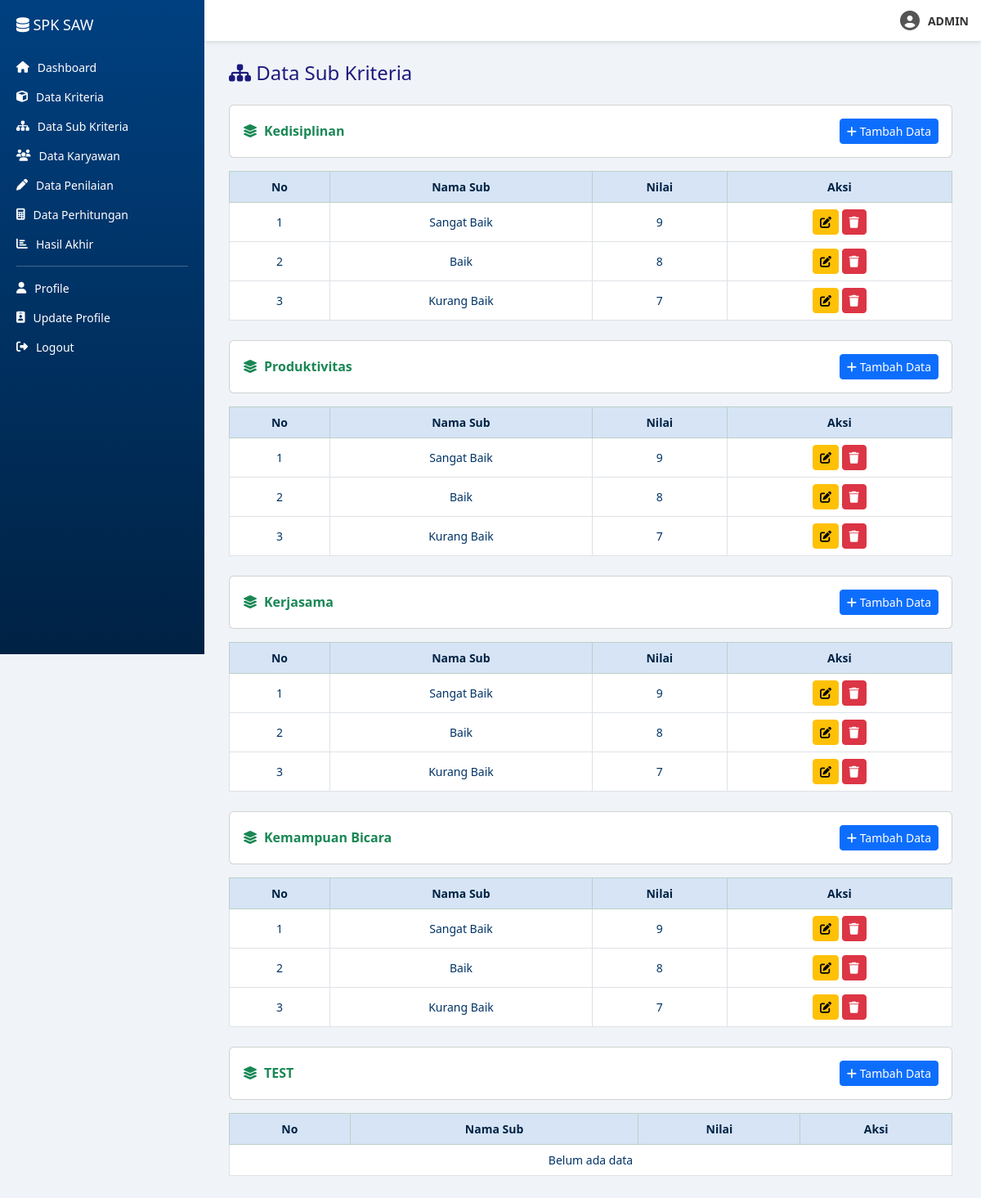
The app's page /data_subkriteria.php (signed in) with its own data.
### tables this page shows
CREATE TABLE `data_kriteria` (
  `id_kriteria` int(11) NOT NULL,
  `kode_kriteria` varchar(10) NOT NULL,
  `nama_kriteria` varchar(100) NOT NULL,
  `bobot` decimal(5,2) NOT NULL,
  `jenis` enum('benefit','cost') NOT NULL
);

CREATE TABLE `sub_kriteria` (
  `id_sub` int(11) NOT NULL,
  `nama_kriteria` varchar(100) NOT NULL,
  `nama_sub` varchar(100) NOT NULL,
  `nilai` float NOT NULL
);

### data_subkriteria.php (the view, shortened to what this page needs)
<?php
$conn = new mysqli("localhost", "root", "", "spk_saw");
$kriteria = $conn->query("SELECT * FROM data_kriteria");
$sub_kriteria = $conn->query("SELECT * FROM sub_kriteria ORDER BY nilai DESC");
$sub_map = [];
while ($row = $sub_kriteria->fetch_assoc()) {
    $sub_map[$row['nama_kriteria']][] = $row;
}
?>
<!DOCTYPE html>
<html lang="id">
<head>
  <link rel="stylesheet" href="https://cdn.jsdelivr.net/npm/bootstrap@5.3.0/dist/css/bootstrap.min.css">
  <link rel="stylesheet" href="https://cdnjs.cloudflare.com/ajax/libs/font-awesome/6.5.0/css/all.min.css">
</head>
<body>
<div style="position: fixed; top: 0; left: 250px; right: 0; height: 50px; background: white; display: flex; align-items: center; justify-content: flex-end; padding: 0 15px; box-shadow: 0 2px 5px rgba(0, 0, 0, 0.1); z-index: 1000;">
  <i class="fas fa-user-circle" style="font-size: 24px; color: #555; margin-right: 10px;"></i>
  <span style="font-weight: bold; color: #333; font-size: 14px;">ADMIN</span>
</div>
<div class="sidebar">
  <h2><i class="fas fa-database"></i> SPK SAW</h2>
  <ul>
    <li><a href="halaman_utama.php"><i class="fas fa-home"></i> Dashboard</a></li>
    <li><a href="data_kriteria.php"><i class="fas fa-cube"></i> Data Kriteria</a></li>
    <li><a href="data_subkriteria.php"><i class="fas fa-sitemap"></i> Data Sub Kriteria</a></li>
    <li><a href="data_karyawan.php"><i class="fas fa-users"></i> Data Karyawan</a></li>
    <li><a href="data_penilaian.php"><i class="fas fa-pen"></i> Data Penilaian</a></li>
    <li><a href="data_perhitungan.php"><i class="fas fa-calculator"></i> Data Perhitungan</a></li>
    <li><a href="hasil_akhir.php"><i class="fas fa-chart-bar"></i> Hasil Akhir</a></li>
    <hr>
    <li><a href="data_profil.php"><i class="fas fa-user"></i> Profile</a></li>
    <li><a href="crud/edit_profil.php"><i class="fas fa-id-badge"></i> Update Profile</a></li>
    <li><a href="logout.php"><i class="fas fa-sign-out-alt"></i> Logout</a></li>
  </ul>
</div>
<div class="main">
  <h4 class="mb-4" style="color:rgb(29, 26, 126);">
    <i class="fas fa-sitemap"></i> Data Sub Kriteria</h4>
  <?php while ($row = $kriteria->fetch_assoc()): ?>
    <div class="card mb-3">
      <div class="card-body d-flex justify-content-between align-items-center">
        <strong class="text-success"><i class="fas fa-layer-group me-2"></i><?= htmlspecialchars($row['nama_kriteria']) ?></strong>
        <button class="btn btn-primary btn-sm" data-bs-toggle="modal" data-bs-target="#tambahModal" onclick="setKriteria('<?= htmlspecialchars($row['nama_kriteria'], ENT_QUOTES) ?>')">
          <i class="fas fa-plus"></i> Tambah Data
        </button>
      </div>
    </div>
    <table class="table table-bordered table-hover bg-white mb-4" data-kriteria="<?= htmlspecialchars($row['nama_kriteria'], ENT_QUOTES) ?>">
      <thead class="table-success">
        <tr><th>No</th><th>Nama Sub</th><th>Nilai</th><th>Aksi</th></tr>
      </thead>
      <tbody>
        <?php
          $sublist = $sub_map[$row['nama_kriteria']] ?? [];
          if ($sublist):
            $no = 1;
            foreach ($sublist as $sub): ?>
              <tr id="baris<?= $sub['id_sub'] ?>">
                <td><?= $no++ ?></td>
                <td><?= htmlspecialchars($sub['nama_sub']) ?></td>
                <td><?= $sub['nilai'] ?></td>
                <td>
                  <button class="btn btn-warning btn-sm" onclick="showEditModal(<?= $sub['id_sub'] ?>, '<?= htmlspecialchars($sub['nama_sub'], ENT_QUOTES) ?>', <?= $sub['nilai'] ?>)"><i class="fas fa-edit"></i></button>
                  <button class="btn btn-danger btn-sm" onclick="hapusSub(<?= $sub['id_sub'] ?>)"><i class="fas fa-trash"></i></button>
                </td>
              </tr>
        <?php endforeach; else: ?>
          <tr class="kosong"><td colspan="4">Belum ada data</td></tr>
        <?php endif; ?>
      </tbody>
    </table>
  <?php endwhile; ?>
</div>
</body>
</html>

### data_subkriteria.php (style rules this page uses)
body { margin: 0; font-family: 'Segoe UI', sans-serif; background-color: #f0f4f8; display: flex; }
.sidebar { width: 250px; background: linear-gradient(to bottom, #004080, #002244); color: white; height: 100vh; position: fixed; padding: 20px; box-sizing: border-box; }
.sidebar h2 { font-size: 18px; margin-bottom: 30px; }
.sidebar ul { list-style: none; padding: 0; }
.sidebar ul li { margin-bottom: 15px; }
.sidebar ul li a { color: white; text-decoration: none; display: flex; align-items: center; font-size: 14px; }
.sidebar ul li a i { margin-right: 10px; }
.main { margin-left: 250px; padding: 75px 35px 30px 30px; width: calc(100% - 250px); }
.table th { text-align: center; vertical-align: middle; background-color: #d6e4f5; color: #002244; font-weight: 600; font-size: 14px; }
.table td { color: #003366; font-size: 14px; vertical-align: middle; background-color: #ffffff; text-align: center; }

### records on screen
data_kriteria: nama_kriteria "Kedisiplinan"
sub_kriteria: nama_sub "Sangat Baik", nilai "9"
sub_kriteria: nama_sub "Baik", nilai "8"
sub_kriteria: nama_sub "Kurang Baik", nilai "7"
data_kriteria: nama_kriteria "Produktivitas"
sub_kriteria: nama_sub "Sangat Baik", nilai "9"
sub_kriteria: nama_sub "Baik", nilai "8"
sub_kriteria: nama_sub "Kurang Baik", nilai "7"
data_kriteria: nama_kriteria "Kerjasama"
sub_kriteria: nama_sub "Sangat Baik", nilai "9"
sub_kriteria: nama_sub "Baik", nilai "8"
sub_kriteria: nama_sub "Kurang Baik", nilai "7"
data_kriteria: nama_kriteria "Kemampuan Bicara"
sub_kriteria: nama_sub "Sangat Baik", nilai "9"
sub_kriteria: nama_sub "Baik", nilai "8"
sub_kriteria: nama_sub "Kurang Baik", nilai "7"
data_kriteria: nama_kriteria "TEST", shows "Belum ada data"
